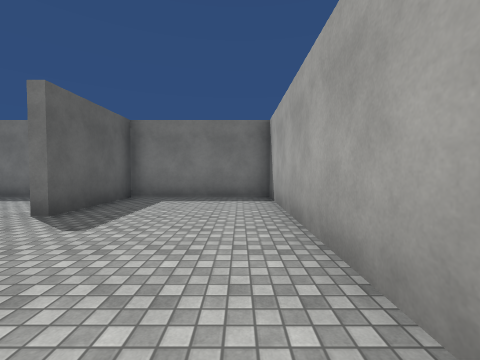
view 1 (above)

24 first-person views from a walk through a scene from a Unity 3-D project. The camera is 1.4 m above the floor, tilts 2° down and sees 90° across. The floor is counted in squares, 2 m on a side. Each view is taken from the middle of a square. On the plan, view 1 faces up. The plan holds only what a view shows up to about 9 squares ahead; the rest is blank. The player is left out. Surface patterns are stand-ins for the level's own textures.

view 2
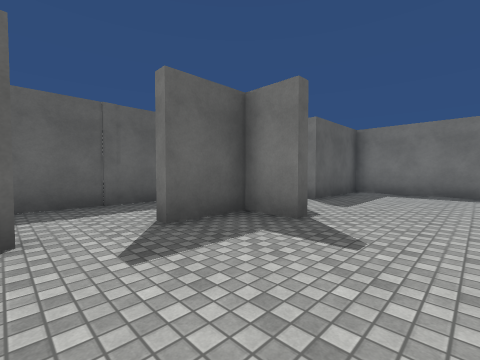

view 3
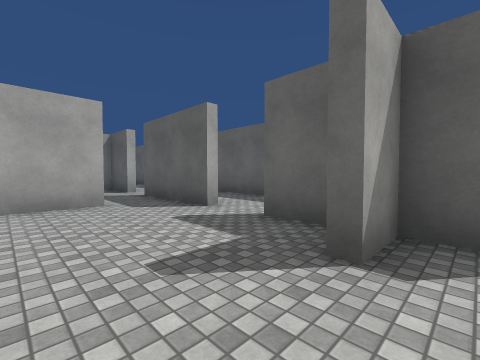

view 4
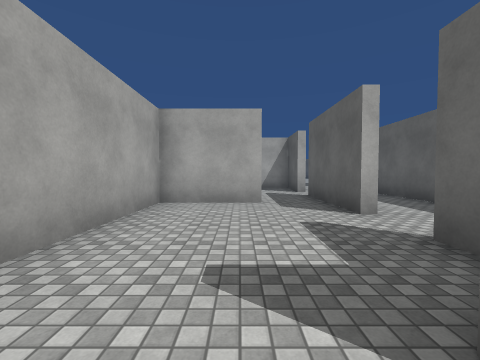

view 5
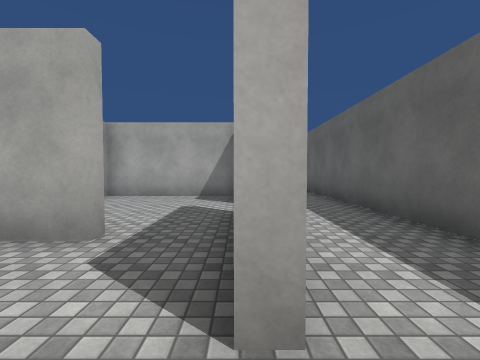

view 6
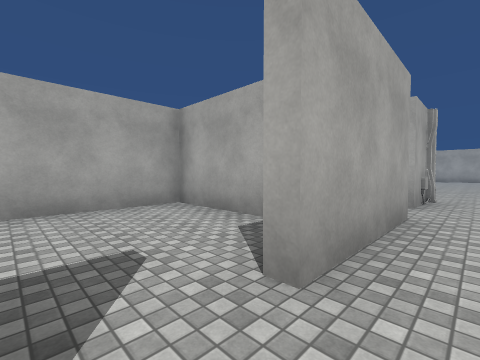

view 7
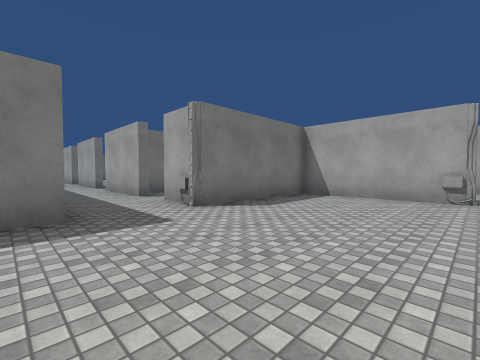

view 8
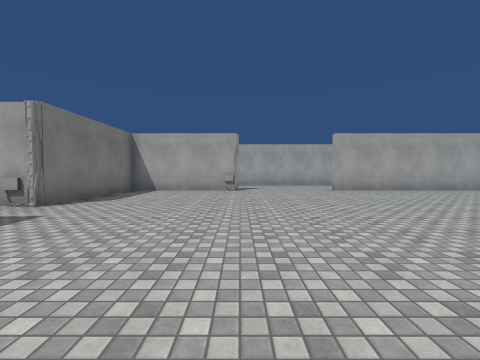

view 9
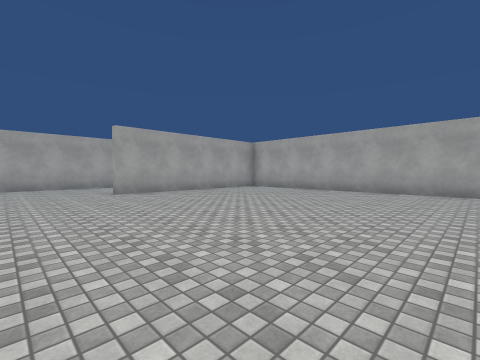

view 10
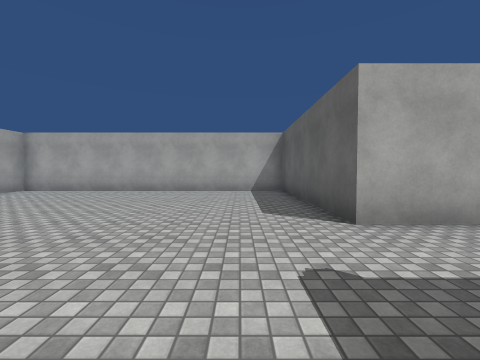

view 11
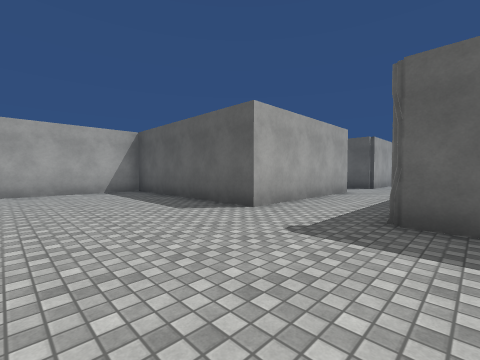

view 12
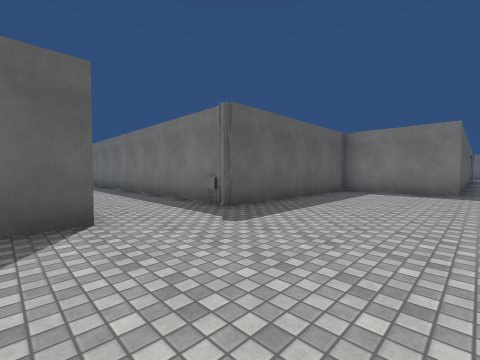

view 13
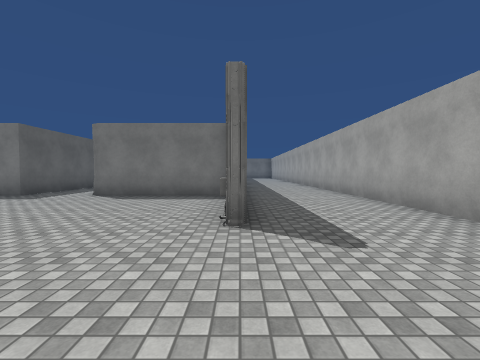

view 14
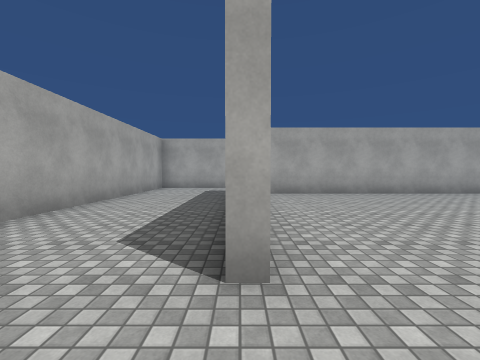

view 15
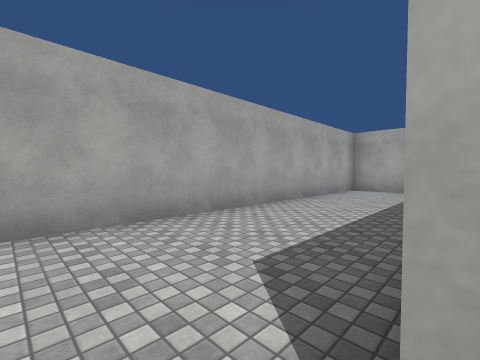

view 16
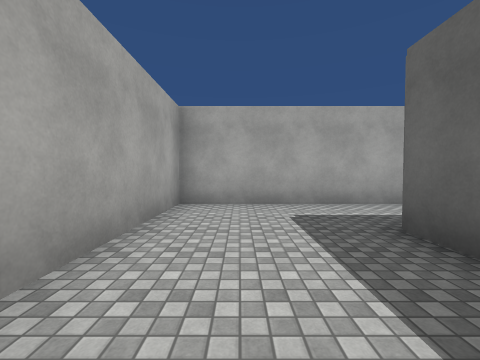

view 17
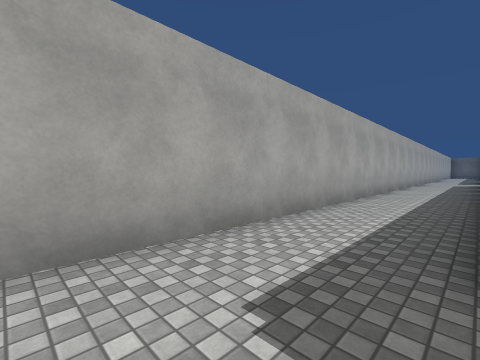

view 18
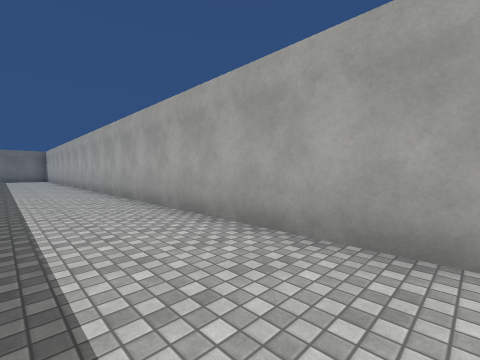

view 19
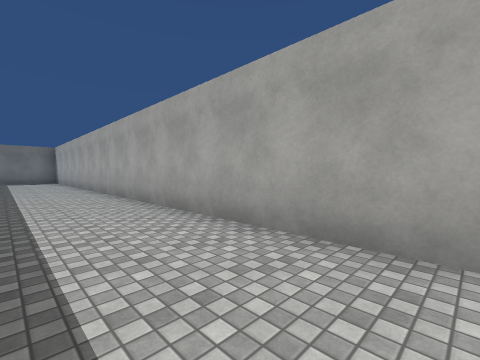

view 20
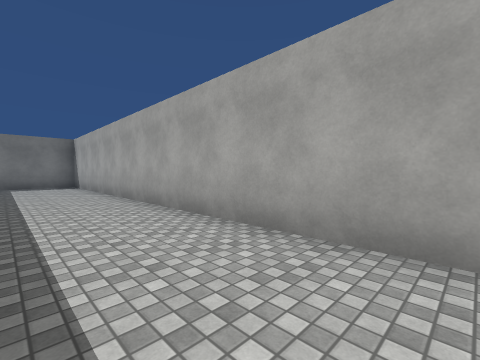

view 21
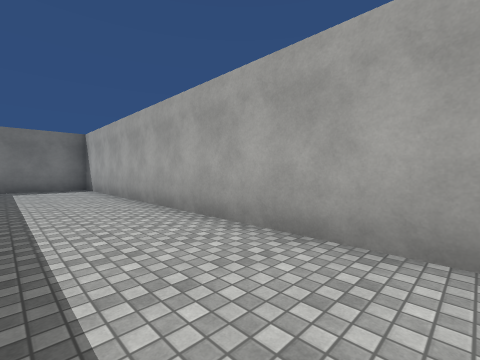

view 22
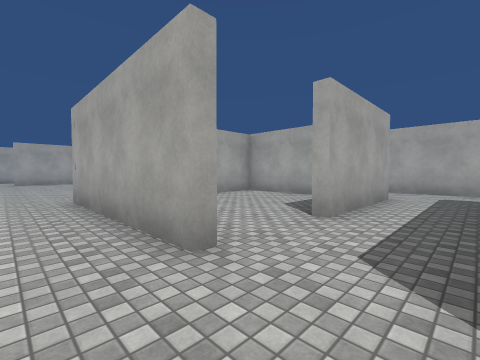

view 23
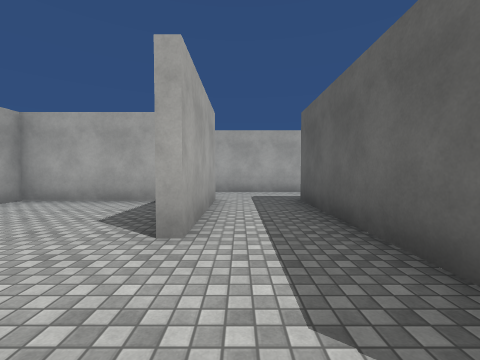

view 24
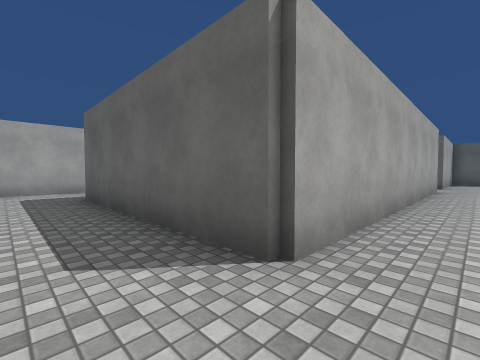

### Floor plan
Ten units are one square. View 1 is at (0, 0); x grows to the right and y downward. Boxes are objects, and circles mark ways between rooms. Rooms are numbered by the first view taken in them; rooms with no view inside come last. Other rooms are left out.
<svg viewBox="-220 -71 268 358">
<path fill="none" stroke="#000" d="M-30 -21 -30 -14 -19 -14 -19 -11 -30 -11 -30 4M-30 19 -30 35M-15 34 8 34 8 -66 -30 -66 -30 -37M8 156 8 120 -26 120M-94 177 -144 177M-33 116 -33 104M-33 94 -33 62 -30 62M11 249 11 260M-134 202 -85 202 -85 257 8 257 8 194M-76 282 43 282 43 -66 20 -66M-155 202 -155 257M-134 259 -134 225M-34 19 -30 19M-161 282 -128 282M-30 4 -34 4M-54 -6 -54 120 -85 120 -85 176M-30 -37 -34 -37M-215 202 -155 202M-134 225 -130 225M-121 257 -88 257 -88 240M-30 62 -30 79 8 79 8 49M-30 35 -30 49"/>
<rect x="-95" y="175" width="10" height="10" fill="#bbb"><title>other object</title></rect>
<rect x="-35" y="115" width="10" height="10" fill="#bbb"><title>other object</title></rect>
<rect x="5" y="155" width="10" height="10" fill="#bbb"><title>other object</title></rect>
<circle cx="-30" cy="-30" r="3" fill="#2a7"/>
<circle cx="-30" cy="10" r="3" fill="#2a7"/>
<circle cx="-20" cy="40" r="3" fill="#2a7"/>
<circle cx="-140" cy="190" r="3" fill="#2a7"/>
<circle cx="-140" cy="200" r="3" fill="#2a7"/>
<circle cx="-130" cy="215" r="3" fill="#2a7"/>
<circle cx="-30" cy="55" r="3" fill="#2a7"/>
<text x="-10" y="-20">1</text>
<text x="-40" y="170">2</text>
<text x="-180" y="190">3</text>
<text x="-110" y="230">4</text>
<text x="-10" y="60">5</text>
</svg>
Room 1 opens to room 2. Room 1 opens to room 5. Room 2 opens to room 3. Room 2 opens to room 4. Room 2 opens to room 5.

Where each view was taken, in squares from view 1:
view 1: 0 up, 0 right, facing up
view 2: 2 down, 0 right, facing up-left
view 3: 2 up, 0 right, facing down-left
view 4: 2 up, 1 left, facing down
view 5: 1 down, 3 left, facing down
view 6: 5 down, 4 left, facing down-right
view 7: 16 down, 6 left, facing up-right
view 8: 16 down, 8 left, facing right
view 9: 17 down, 7 left, facing down-right
view 10: 17 down, 7 left, facing down
view 11: 17 down, 5 left, facing down-left
view 12: 21 down, 5 left, facing up-left
view 13: 19 down, 1 right, facing up
view 14: 18 down, 1 right, facing down
view 15: 19 down, 1 right, facing down-right
view 16: 23 down, 3 right, facing down
view 17: 26 down, 3 right, facing down-left
view 18: 15 down, 2 right, facing up-right
view 19: 11 down, 2 right, facing up-right
view 20: 6 down, 2 right, facing up-right
view 21: 4 down, 2 right, facing up-right
view 22: 19 down, 15 left, facing down-right
view 23: 20 down, 14 left, facing down
view 24: 19 down, 14 left, facing down-left
